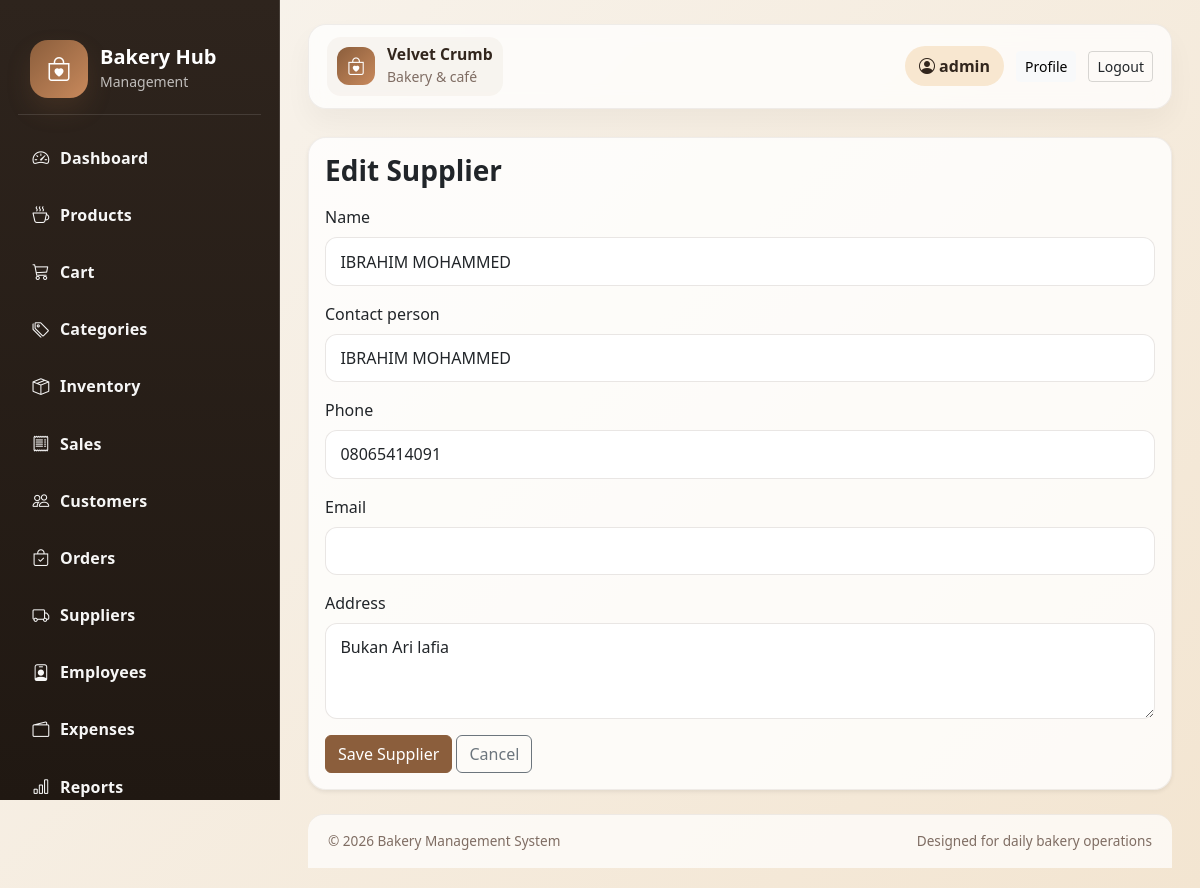
The app's page /suppliers/1/edit/ (signed in) with its own data.
### suppliers/models.py (models this page shows, shortened)
class Supplier(models.Model):
    name = models.CharField(max_length=150)
    contact_person = models.CharField(max_length=150, blank=True)
    phone = models.CharField(max_length=30, blank=True)
    email = models.EmailField(blank=True, null=True)
    address = models.TextField(blank=True)
    created_at = models.DateTimeField(auto_now_add=True)
    class Meta:
        ordering = ('name',)

### suppliers/views.py (the view)
# urls.py: path('<int:pk>/edit/', views.supplier_form, name='supplier_edit'),
@login_required
def supplier_form(request, pk=None):
    supplier = get_object_or_404(Supplier, pk=pk) if pk else None
    if request.method == 'POST':
        form = SupplierForm(request.POST, instance=supplier)
        if form.is_valid():
            saved_supplier = form.save()
            messages.success(request, f"Supplier '{saved_supplier.name}' saved successfully.")
            return redirect('supplier_list')
    else:
        form = SupplierForm(instance=supplier)
    return render(request, 'suppliers/supplier_form.html', {'form': form, 'supplier': supplier})

### suppliers/forms.py
class SupplierForm(forms.ModelForm):
    class Meta:
        model = Supplier
        fields = ('name', 'contact_person', 'phone', 'email', 'address')
        widgets = {
            'name': forms.TextInput(attrs={'class': 'form-control'}),
            'contact_person': forms.TextInput(attrs={'class': 'form-control'}),
            'phone': forms.TextInput(attrs={'class': 'form-control'}),
            'email': forms.EmailInput(attrs={'class': 'form-control'}),
            'address': forms.Textarea(attrs={'class': 'form-control', 'rows': 3}),
        }

### templates/suppliers/supplier_form.html (shortened to what this page needs)
{% extends 'base.html' %}
{% block content %}
<div class="card shadow-sm">
    <div class="card-body">
        <h3 class="page-title">{% if supplier %}Edit Supplier{% else %}New Supplier{% endif %}</h3>
        <form method="post">
            {% for field in form %}
                <div class="mb-3">
                    <label class="form-label">{{ field.label }}</label>
                    {{ field }}
                </div>
            {% endfor %}
            <button type="submit" class="btn btn-primary">Save Supplier</button>
            <a href="{% url 'supplier_list' %}" class="btn btn-outline-secondary">Cancel</a>
        </form>
    </div>
</div>
{% endblock %}

### templates/base.html (shortened to what this page needs)
{% load static %}
<!DOCTYPE html>
<html lang="en">
<head>
    <link href="https://cdn.jsdelivr.net/npm/bootstrap@5.3.3/dist/css/bootstrap.min.css" rel="stylesheet">
    <link href="https://cdn.jsdelivr.net/npm/bootstrap-icons@1.11.3/font/bootstrap-icons.min.css" rel="stylesheet">
    <link rel="stylesheet" href="{% static 'css/style.css' %}">
</head>
<body>
    <div class="app-shell">
        <aside class="sidebar">
            <div class="brand-box">
                <div class="brand-icon"><i class="bi bi-bag-heart"></i></div>
                <div>
                    <h5>Bakery Hub</h5>
                    <small>Management</small>
                </div>
            </div>
            <nav class="nav flex-column menu-list">
                <a class="nav-link" href="{% url 'dashboard:index' %}"><i class="bi bi-speedometer2"></i> Dashboard</a>
                <a class="nav-link" href="{% url 'product_list' %}"><i class="bi bi-cup-hot"></i> Products</a>
                <a class="nav-link" href="{% url 'cart' %}"><i class="bi bi-cart3"></i> Cart</a>
                <a class="nav-link" href="{% url 'category_list' %}"><i class="bi bi-tags"></i> Categories</a>
                <a class="nav-link" href="{% url 'inventory_list' %}"><i class="bi bi-box-seam"></i> Inventory</a>
                <a class="nav-link" href="{% url 'sales_list' %}"><i class="bi bi-receipt"></i> Sales</a>
                <a class="nav-link" href="{% url 'customer_list' %}"><i class="bi bi-people"></i> Customers</a>
                <a class="nav-link" href="{% url 'order_list' %}"><i class="bi bi-bag-check"></i> Orders</a>
                <a class="nav-link" href="{% url 'supplier_list' %}"><i class="bi bi-truck"></i> Suppliers</a>
                <a class="nav-link" href="{% url 'employee_list' %}"><i class="bi bi-person-badge"></i> Employees</a>
                <a class="nav-link" href="{% url 'expense_list' %}"><i class="bi bi-wallet2"></i> Expenses</a>
                <a class="nav-link" href="{% url 'report_dashboard' %}"><i class="bi bi-bar-chart"></i> Reports</a>
            </nav>
        </aside>
        <main class="main-content">
            <header class="topbar">
                <div class="topbar-left">
                    <div class="brand-mini">
                        <span class="brand-mini-mark"><i class="bi bi-bag-heart"></i></span>
                        <div>
                            <strong>Velvet Crumb</strong>
                            <small>Bakery & café</small>
                        </div>
                    </div>
                </div>
                <div class="topbar-right">
                    {% if user.is_authenticated %}
                        <span class="user-pill"><i class="bi bi-person-circle"></i> {{ user.get_full_name|default:user.username }}</span>
                        <a class="btn btn-light btn-sm" href="{% url 'accounts:profile' %}">Profile</a>
                        <a class="btn btn-outline-dark btn-sm" href="{% url 'accounts:logout' %}">Logout</a>
                    {% else %}
                        <a class="btn btn-bakery-secondary btn-sm" href="{% url 'accounts:register' %}">Create account</a>
                        <a class="btn btn-dark btn-sm" href="{% url 'accounts:login' %}">Login</a>
                    {% endif %}
                </div>
            </header>
            <div class="page-content">
                {% block content %}{% endblock %}
            </div>
            <footer class="app-footer">
                <div>© 2026 Bakery Management System</div>
                <div>Designed for daily bakery operations</div>
            </footer>
        </main>
    </div>
</body>
</html>

### static/css/style.css (style rules this page uses)
:root { --bg: #f7f1e8; --card: #fffdfa; --primary: #8b5e3c; --primary-soft: #c8895c; --secondary: #f1d1b5; --dark: #32261d; --muted: #7f6d63; --success: #3d8b5c; --danger: #c94d4d; --warning: #f5c76d; --border: rgba(77, 56, 42, 0.08); }
body { margin: 0; background: linear-gradient(135deg, #f8f4ee 0%, #f3e5d1 100%); color: var(--dark); font-family: 'Segoe UI', sans-serif; }
.brand-icon { display: flex; align-items: center; justify-content: center; width: 58px; height: 58px; border-radius: 18px; background: linear-gradient(135deg, var(--primary), var(--primary-soft)); color: white; font-size: 1.5rem; box-shadow: 0 12px 24px rgba(139, 94, 60, 0.2); }
.app-shell { display: flex; min-height: 100vh; width: 100%; }
.sidebar { width: 280px; background: linear-gradient(180deg, #2e241d 0%, #201812 100%); color: white; padding: 24px 18px; position: sticky; top: 0; height: 100vh; overflow-y: auto; overflow-x: hidden; border-right: 1px solid rgba(255,255,255,0.12); scrollbar-width: thin; scrollbar-color: rgba(255,255,255,0.35) transparent; }
.brand-box { display: flex; align-items: center; gap: 12px; padding: 16px 12px; margin-bottom: 18px; border-bottom: 1px solid rgba(255,255,255,0.12); }
.brand-box h5 { margin: 0; font-weight: 700; }
.brand-box small { color: rgba(255,255,255,0.7); }
.menu-list { gap: 4px; }
.menu-list .nav-link { color: #fff; border-radius: 12px; padding: 12px 14px; margin-bottom: 4px; display: flex; align-items: center; gap: 10px; transition: 0.2s ease; font-weight: 600; letter-spacing: 0.01em; opacity: 0.96; }
.menu-list .nav-link i { font-size: 1.05rem; width: 18px; text-align: center; opacity: 1; }
.main-content { flex: 1; display: flex; flex-direction: column; min-height: 100vh; padding: 24px 28px 20px; }
.topbar { display: flex; align-items: center; justify-content: space-between; margin-bottom: 28px; padding: 12px 18px; border-radius: 18px; background: rgba(255,255,255,0.75); border: 1px solid var(--border); box-shadow: 0 14px 28px rgba(21, 17, 13, 0.04); flex-shrink: 0; backdrop-filter: blur(10px); }
.topbar-left, .topbar-right { display: flex; align-items: center; gap: 12px; }
.brand-mini { display: flex; align-items: center; gap: 12px; padding: 8px 10px; border-radius: 14px; background: rgba(139, 94, 60, 0.05); }
.brand-mini-mark { width: 38px; height: 38px; display: flex; align-items: center; justify-content: center; background: linear-gradient(135deg, var(--primary), var(--primary-soft)); color: white; border-radius: 12px; font-size: 1.1rem; }
.brand-mini strong { display: block; color: var(--dark); font-size: 0.98rem; line-height: 1.2; }
.brand-mini small { color: var(--muted); }
.user-pill { background: #f8e7d0; color: var(--dark); border-radius: 999px; padding: 8px 14px; font-weight: 600; }
.page-content { display: block; flex: 1 1 auto; }
.app-footer { margin-top: 24px; padding: 16px 20px; border-top: 1px solid var(--border); background: rgba(255,255,255,0.7); border-radius: 16px 16px 0 0; display: flex; justify-content: space-between; align-items: center; gap: 12px; color: var(--muted); font-size: 0.85rem; flex-shrink: 0; }
.card { border: 1px solid var(--border); border-radius: 18px; background: rgba(255,255,255,0.8); }
.btn-primary { background: var(--primary); border-color: var(--primary); }
.btn-outline-dark { border-color: rgba(0,0,0,0.15); }
.form-control, .form-select { border-radius: 12px; border: 1px solid rgba(74, 52, 37, 0.12); padding: 0.7rem 0.9rem; background: #fff; }
.page-title { font-weight: 700; margin-bottom: 18px; }

### records on screen
Supplier: form "IBRAHIM MOHAMMED" "IBRAHIM MOHAMMED" "08065414091" "Bukan Ari lafia"

### other values on screen
{{ user.get_full_name|default:user.username }} "admin"
{{ field.label }} "Name" "Contact person" "Phone" "Email" "Address"
